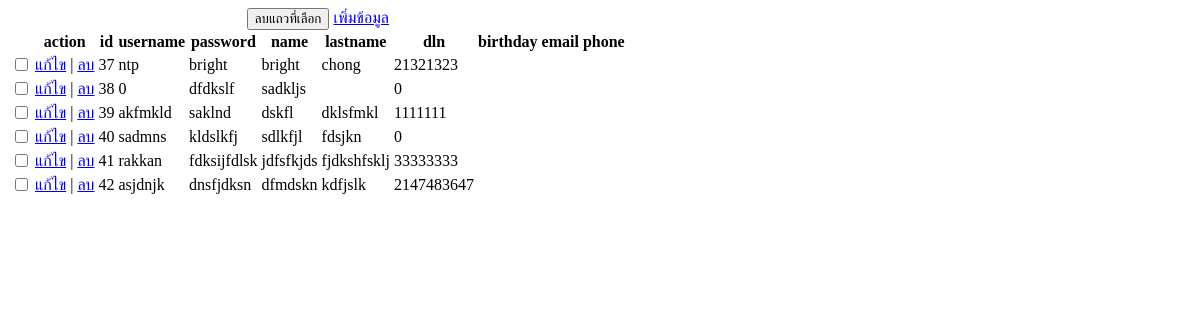
The page /beta/systemmange/index.php on the database as committed earlier.
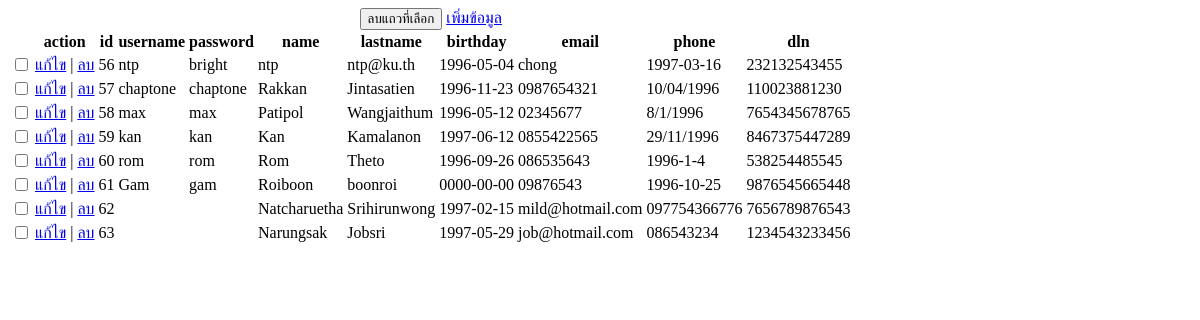
The same page on the database as committed later.
### tables this page shows
CREATE TABLE `customer` (
  `id` int(11) UNSIGNED NOT NULL,
  `username` varchar(255) NOT NULL,
  `password` varchar(255) NOT NULL,
  `name` varchar(255) NOT NULL,
  `lastname` varchar(255) NOT NULL,
  `birthday` date NOT NULL,
  `email` varchar(255) NOT NULL,
  `phone` varchar(255) NOT NULL,
  `dln` varchar(255) NOT NULL
);

### beta/systemmange/index.php (the view, shortened to what this page needs)
<!doctype html>
<html>
<body>
<?php
$link = @mysqli_connect("localhost", "root", "", "Car_Rental_System")
 			or die(mysqli_connect_error()."</body></html>");
$sql = "SELECT * FROM customer";
$result = mysqli_query($link, $sql);
echo '<form method="post">';
echo "<table>";
echo '<caption>
 			<button>ลบแถวที่เลือก</button>
 			<a href="form.php?action=insert">เพิ่มข้อมูล</a></caption>';
echo "<tr>";
$num_fields = mysqli_num_fields($result);
echo "<th>&nbsp;</th>";
echo "<th>action</th>";
for($i = 0; $i < $num_fields; $i++) {
	$f = mysqli_fetch_field_direct($result, $i);
	echo "<th>".$f->name."</th>";
}
echo "</tr>";
while($data = mysqli_fetch_array($result)) {
	echo  "<tr>";
	echo '<td><input type="checkbox" name="id[]" value="'.$data['id'].'"></td>';
	echo "<td>
				<a href=\"form.php?action=update&id={$data['id']}\">แก้ไข</a> |
				<a href=\"form.php?action=delete&id={$data['id']}\">ลบ</a>
			</td>";
	for($i = 0; $i < $num_fields; $i++) {
		echo "<td>".$data[$i]."</td>";
	}
	echo "</tr>";
}
echo "</table>";
echo "</form>";
?>
</body>
</html>

Rows that differ between the two databases and show on the page:
removed customer: id "37", username "ntp", password "bright", name "bright", lastname "chong", dln "21321323"
removed customer: id "38", username "0", password "dfdkslf", name "sadkljs", dln "0"
removed customer: id "39", username "akfmkld", password "saklnd", name "dskfl", lastname "dklsfmkl", dln "1111111"
removed customer: id "40", username "sadmns", password "kldslkfj", name "sdlkfjl", lastname "fdsjkn", dln "0"
removed customer: id "41", username "rakkan", password "fdksijfdlsk", name "jdfsfkjds", lastname "fjdkshfsklj", dln "33333333"
removed customer: id "42", username "asjdnjk", password "dnsfjdksn", name "dfmdskn", lastname "kdfjslk", dln "2147483647"
added customer: id "56", username "ntp", password "bright", name "ntp", lastname "ntp@ku.th", birthday "1996-05-04", email "chong", phone "1997-03-16", dln "232132543455"
added customer: id "57", username "chaptone", password "chaptone", name "Rakkan", lastname "Jintasatien", birthday "1996-11-23", email "0987654321", phone "10/04/1996", dln "110023881230"
added customer: id "58", username "max", password "max", name "Patipol", lastname "Wangjaithum", birthday "1996-05-12", email "02345677", phone "8/1/1996", dln "7654345678765"
added customer: id "59", username "kan", password "kan", name "Kan", lastname "Kamalanon", birthday "1997-06-12", email "0855422565", phone "29/11/1996", dln "8467375447289"
added customer: id "60", username "rom", password "rom", name "Rom", lastname "Theto", birthday "1996-09-26", email "086535643", phone "1996-1-4", dln "538254485545"
added customer: id "61", username "Gam", password "gam", name "Roiboon", lastname "boonroi", birthday "0000-00-00", email "09876543", phone "1996-10-25", dln "9876545665448"
added customer: id "62", name "Natcharuetha", lastname "Srihirunwong", birthday "1997-02-15", email "mild@hotmail.com", phone "097754366776", dln "7656789876543"
added customer: id "63", name "Narungsak", lastname "Jobsri", birthday "1997-05-29", email "job@hotmail.com", phone "086543234", dln "1234543233456"
